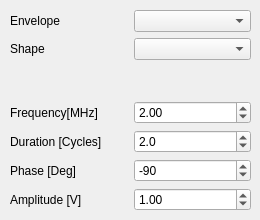
    <widget class="QWidget" name="tab_2">
     <attribute name="title">
      <string>Pulser</string>
     </attribute>
     <widget class="QWidget" name="gridLayoutWidget_4">
      <property name="geometry">
       <rect>
        <x>10</x>
        <y>10</y>
        <width>241</width>
        <height>201</height>
       </rect>
      </property>
      <layout class="QGridLayout" name="gridLayout">
       <item row="4" column="1">
        <widget class="QDoubleSpinBox" name="pulseFrequencySpinBox">
         <property name="locale">
          <locale language="English" country="UnitedKingdom"/>
         </property>
         <property name="buttonSymbols">
          <enum>QAbstractSpinBox::ButtonSymbols::UpDownArrows</enum>
         </property>
         <property name="suffix">
          <string/>
         </property>
         <property name="decimals">
          <number>2</number>
         </property>
         <property name="minimum">
          <double>0.100000000000000</double>
         </property>
         <property name="maximum">
          <double>20.000000000000000</double>
         </property>
         <property name="singleStep">
          <double>0.100000000000000</double>
         </property>
         <property name="value">
          <double>2.000000000000000</double>
         </property>
        </widget>
       </item>
       <item row="5" column="0">
        <widget class="QLabel" name="pulseDurationLabel">
         <property name="locale">
          <locale language="English" country="UnitedKingdom"/>
         </property>
         <property name="text">
          <string>Duration [Cycles]</string>
         </property>
        </widget>
       </item>
       <item row="6" column="1">
        <widget class="QDoubleSpinBox" name="pulsePhaseSpinBox">
         <property name="locale">
          <locale language="English" country="UnitedKingdom"/>
         </property>
         <property name="buttonSymbols">
          <enum>QAbstractSpinBox::ButtonSymbols::UpDownArrows</enum>
         </property>
         <property name="suffix">
          <string/>
         </property>
         <property name="decimals">
          <number>0</number>
         </property>
         <property name="minimum">
          <double>-360.000000000000000</double>
         </property>
         <property name="maximum">
          <double>360.000000000000000</double>
         </property>
         <property name="singleStep">
          <double>15.000000000000000</double>
         </property>
         <property name="value">
          <double>-90.000000000000000</double>
         </property>
        </widget>
       </item>
       <item row="1" column="0">
        <widget class="QLabel" name="pulseEnvelopeLabel">
         <property name="locale">
          <locale language="English" country="UnitedKingdom"/>
         </property>
         <property name="text">
          <string>Envelope</string>
         </property>
        </widget>
       </item>
       <item row="1" column="1">
        <widget class="QComboBox" name="pulseEnvelopeComboBox">
         <property name="currentText">
          <string/>
         </property>
         <property name="currentIndex">
          <number>-1</number>
         </property>
        </widget>
       </item>
       <item row="2" column="0">
        <widget class="QLabel" name="pulseShapeLabel">
         <property name="locale">
          <locale language="English" country="UnitedKingdom"/>
         </property>
         <property name="text">
          <string>Shape</string>
         </property>
        </widget>
       </item>
       <item row="4" column="0">
        <widget class="QLabel" name="pulseFrequencySpinBoxLabel">
         <property name="locale">
          <locale language="English" country="UnitedKingdom"/>
         </property>
         <property name="text">
          <string>Frequency[MHz]</string>
         </property>
        </widget>
       </item>
       <item row="6" column="0">
        <widget class="QLabel" name="pulsePhaseLabel">
         <property name="locale">
          <locale language="English" country="UnitedKingdom"/>
         </property>
         <property name="text">
          <string>Phase [Deg]</string>
         </property>
        </widget>
       </item>
       <item row="2" column="1">
        <widget class="QComboBox" name="pulseShapeComboBox">
         <property name="currentText">
          <string/>
         </property>
         <property name="currentIndex">
          <number>-1</number>
         </property>
        </widget>
       </item>
       <item row="5" column="1">
        <widget class="QDoubleSpinBox" name="pulseDurationSpinBox">
         <property name="locale">
          <locale language="English" country="UnitedKingdom"/>
         </property>
         <property name="buttonSymbols">
          <enum>QAbstractSpinBox::ButtonSymbols::UpDownArrows</enum>
         </property>
         <property name="suffix">
          <string/>
         </property>
         <property name="decimals">
          <number>1</number>
         </property>
         <property name="minimum">
          <double>0.500000000000000</double>
         </property>
         <property name="maximum">
          <double>50.000000000000000</double>
         </property>
         <property name="singleStep">
          <double>0.500000000000000</double>
         </property>
         <property name="value">
          <double>2.000000000000000</double>
         </property>
        </widget>
       </item>
       <item row="7" column="0">
        <widget class="QLabel" name="pulseAmplitudeLabel">
         <property name="locale">
          <locale language="English" country="UnitedKingdom"/>
         </property>
         <property name="text">
          <string>Amplitude [V]</string>
         </property>
        </widget>
       </item>
       <item row="7" column="1">
        <widget class="QDoubleSpinBox" name="pulseAmplitudeSpinBox">
         <property name="locale">
          <locale language="English" country="UnitedKingdom"/>
         </property>
         <property name="buttonSymbols">
          <enum>QAbstractSpinBox::ButtonSymbols::UpDownArrows</enum>
         </property>
         <property name="suffix">
          <string/>
         </property>
         <property name="decimals">
          <number>2</number>
         </property>
         <property name="minimum">
          <double>0.010000000000000</double>
         </property>
         <property name="maximum">
          <double>4.000000000000000</double>
         </property>
         <property name="singleStep">
          <double>0.100000000000000</double>
         </property>
         <property name="value">
          <double>1.000000000000000</double>
         </property>
        </widget>
       </item>
       <item row="3" column="0">
        <spacer name="verticalSpacer_8">
         <property name="orientation">
          <enum>Qt::Orientation::Vertical</enum>
         </property>
         <property name="sizeHint" stdset="0">
          <size>
           <width>20</width>
           <height>40</height>
          </size>
         </property>
        </spacer>
       </item>
      </layout>
     </widget>
    </widget>
